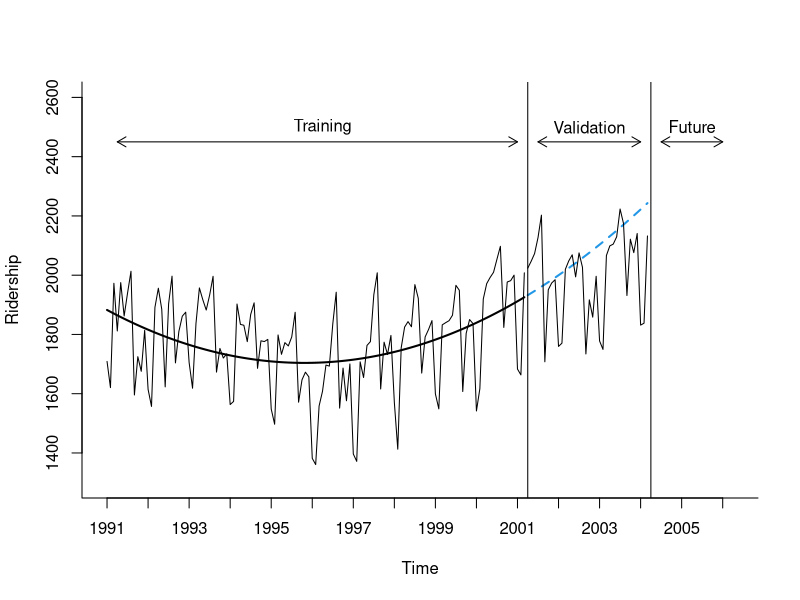
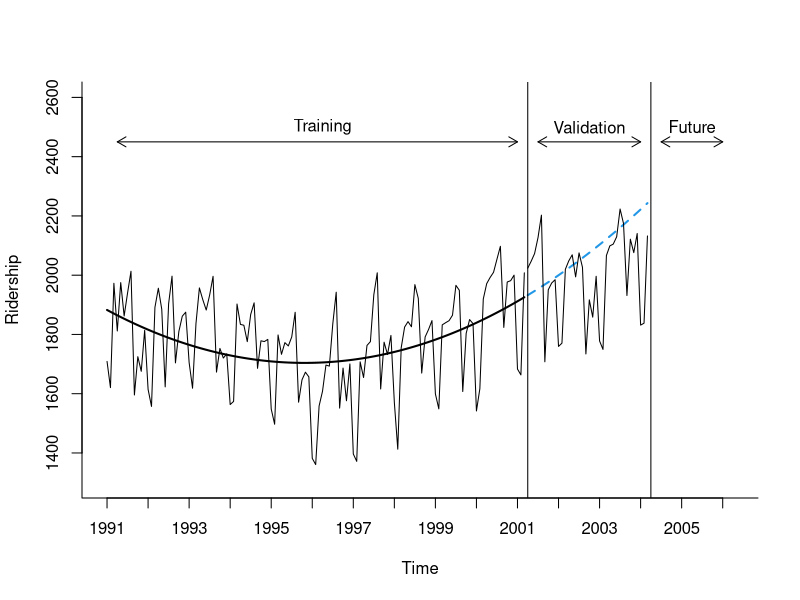

Reproduce these figures in R, in order.
library(forecast)
Amtrak.data <- read.csv("Amtrak data.csv")
ridership.ts <- ts(Amtrak.data$Ridership, start = c(1991, 1), end = c(2004, 3), freq = 12)

nValid <- 36
nTrain <- length(ridership.ts) - nValid
train.ts <- window(ridership.ts, start = c(1991, 1), end = c(1991, nTrain))
valid.ts <- window(ridership.ts, start = c(1991, nTrain + 1), end = c(1991, nTrain + nValid))
ridership.lm <-  tslm(train.ts ~ trend + I(trend^2))
ridership.lm.pred <- forecast(ridership.lm, h = nValid, level = 0)


plot(ridership.lm.pred, ylim = c(1300, 2600),  ylab = "Ridership", xlab = "Time", bty = "l", xaxt = "n", xlim = c(1991,2006.25), main = "", flty = 2)
axis(1, at = seq(1991, 2006, 1), labels = format(seq(1991, 2006, 1))) 
lines(ridership.lm$fitted, lwd = 2)
lines(valid.ts)
lines(c(2004.25 - 3, 2004.25 - 3), c(0, 3500)) 
lines(c(2004.25, 2004.25), c(0, 3500))
text(1996.25, 2500, "Training")
text(2002.75, 2500, "Validation")
text(2005.25, 2500, "Future")
arrows(2004 - 3, 2450, 1991.25, 2450, code = 3, length = 0.1, lwd = 1,angle = 30)
arrows(2004.5 - 3, 2450, 2004, 2450, code = 3, length = 0.1, lwd = 1,angle = 30)
arrows(2004.5, 2450, 2006, 2450, code = 3, length = 0.1, lwd = 1, angle = 30)


pdf("ReplaceFig3-2.pdf")
plot(ridership.lm.pred, ylim = c(1300, 2600),  ylab = "Ridership", xlab = "Time", bty = "l", xaxt = "n", xlim = c(1991,2006.25), main = "", flty = 2)
axis(1, at = seq(1991, 2006, 1), labels = format(seq(1991, 2006, 1)))
lines(ridership.lm$fitted, lwd = 2)
lines(valid.ts)
lines(c(2004.25 - 3, 2004.25 - 3), c(0, 3500)) 
lines(c(2004.25, 2004.25), c(0, 3500))
text(1996.25, 2500, "Training")
text(2002.75, 2500, "Validation")
text(2005.25, 2500, "Future")
arrows(2004 - 3, 2450, 1991.25, 2450, code = 3, length = 0.1, lwd = 1,angle = 30)
arrows(2004.5 - 3, 2450, 2004, 2450, code = 3, length = 0.1, lwd = 1,angle = 30)
arrows(2004.5, 2450, 2006, 2450, code = 3, length = 0.1, lwd = 1, angle = 30)
dev.off()

